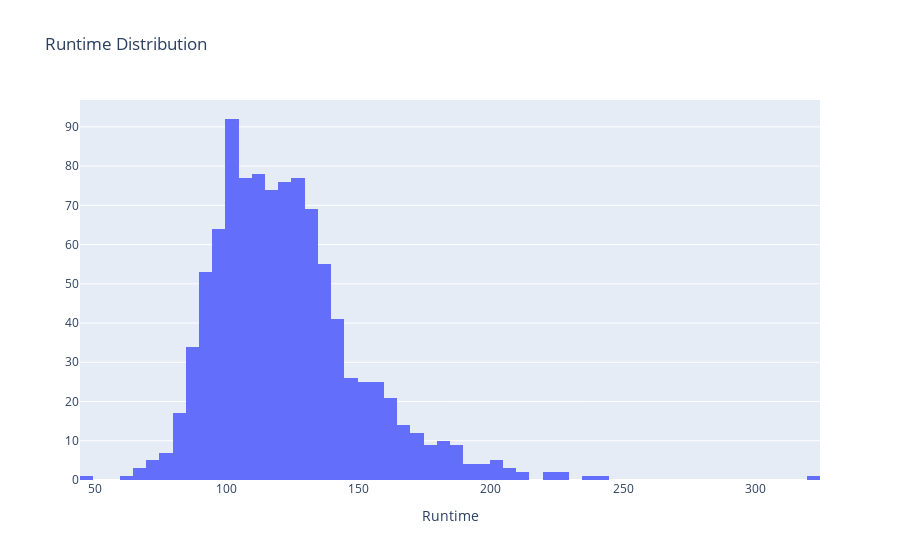

The notebook cell this image was saved under:
### Code cell
fig = px.histogram(df,x='Runtime', title='Runtime Distribution')
fig.update_xaxes(title_text='Runtime')
fig.update_yaxes(title_text='')
fig.update_layout()

### Figure 1 — Plotly figure (JSON) as saved in the notebook; plotly's stock layout.template omitted (floating-point values rounded to 4 significant figures; data arrays with more than 128 entries replaced by an {"elided": "..."} marker saying what was removed)
{"data": [{"alignmentgroup": "True", "bingroup": "x", "hovertemplate": "Runtime=%{x}<br>count=%{y}<extra></extra>", "legendgroup": "", "marker": {"color": "#636efa", "pattern": {"shape": ""}}, "name": "", "offsetgroup": "", "orientation": "v", "showlegend": false, "type": "histogram", "x": {"elided": "1000 int values"}, "xaxis": "x", "yaxis": "y"}], "layout": {"barmode": "relative", "legend": {"tracegroupgap": 0}, "title": {"text": "Runtime Distribution"}, "xaxis": {"anchor": "y", "domain": [0, 1], "title": {"text": "Runtime"}}, "yaxis": {"anchor": "x", "domain": [0, 1], "title": {"text": ""}}}}
